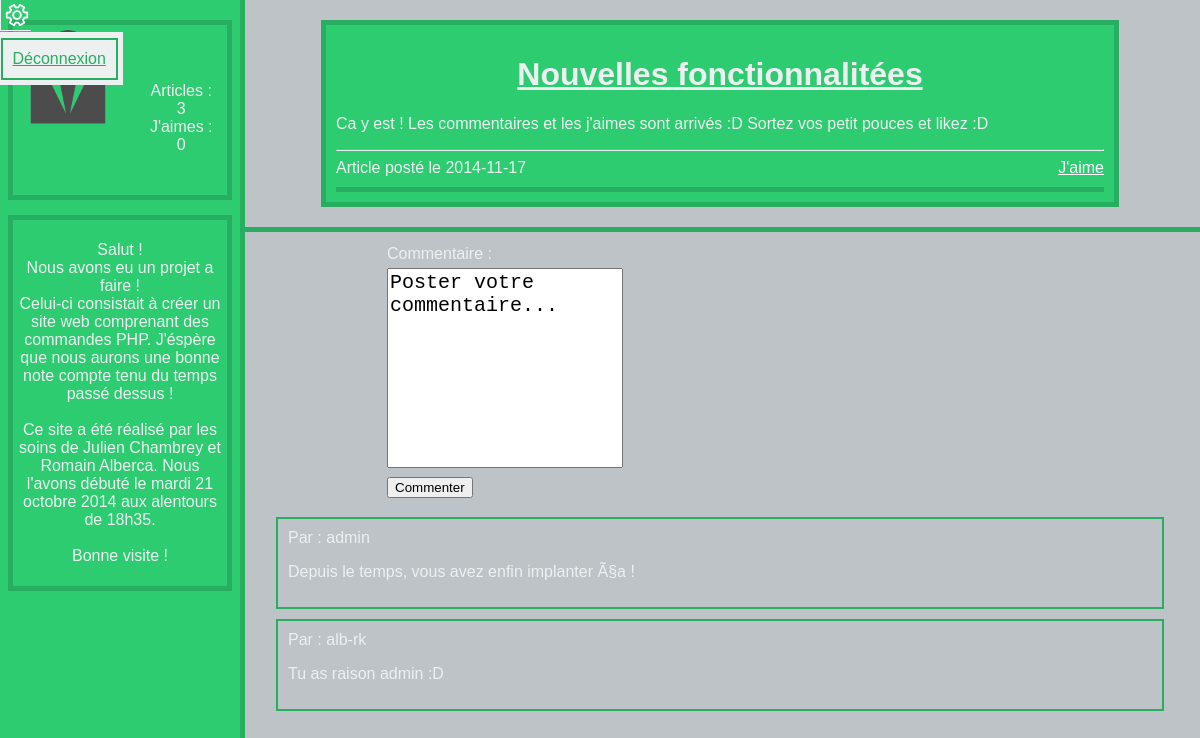
/views/articleView.php?id=26, run on the app's committed database.
### tables this page shows
CREATE TABLE `article` (
  `date_art` date NOT NULL,
`id_art` int(5) NOT NULL,
  `title` text NOT NULL,
  `content_art` text NOT NULL
);

CREATE TABLE `comment` (
  `id_comment` int(5) NOT NULL,
  `user_comment` varchar(12) NOT NULL,
  `date_comment` date DEFAULT NULL,
  `content_comment` text NOT NULL
);

### views/articleView.php (the view, shortened to what this page needs)
<html lang="fr-FR">
<head>
	<link rel="stylesheet" type="text/css" href="./design/style.css" />
</head>
<body>
	<div id="user_bar">
		<div class="configuration">
			<ul>
				<li>
					<a href="#/admin/">
						<img src="design/images/configuration.png" alt="Paramètres du site, direction vers le Panel Admin" />
					</a>
						<ul>
							<li><a href="index.php?controller=deconnexion">Déconnexion</a></li>
						</ul>
				</li>
			</ul>
		</div>
		<div class="user_informations">
			<div class="user_stats">
				<ul>
					<li>
						<br />
						<br />
					</li>
					<li>
						Articles :
						<br />
						<?php
						$requete="SELECT count(*) from article ";
						$result= @mysql_query($requete);
						$enreg = mysql_fetch_array($result);
						echo $enreg[0];
						?>
					</li>
					<li>
						J'aimes :
						<br />
						<?php
						$requete="SELECT count(*) from liked where user_like =";
						$requete=$requete."'".$_SESSION['pseudo']."'";
						$result= @mysql_query($requete);
						$enreg = mysql_fetch_array($result);
						echo $enreg[0];
						?>
					</li>
				</ul>
			</div>
		</div>
		<div class="user_description">
			<p>
				Salut !
				<br />
				Nous avons eu un projet a faire !
				<br />
				Celui-ci consistait à créer un site web comprenant des
				commandes PHP. J'éspère que nous aurons une bonne note
				compte tenu du temps passé dessus !
				<br />
				<br />
				Ce site a été réalisé par les soins de Julien Chambrey et
				Romain Alberca. Nous l'avons débuté le mardi 21 octobre 2014
				aux alentours de 18h35.
				<br />
				<br />
				Bonne visite !
			</p>
		</div>
	</div>
	<div id="wrapper">
		<div class="content">
			<?php
				$id=$_GET['id'];
				$requete= " SELECT * from article where id_art=".$id;
				$result= @mysql_query($requete);
				while($enreg = mysql_fetch_array($result)){
					$art="<div class=\"article\"><h1>".$enreg[2]."</h1>"."\n<p>".$enreg[3]."</p>"."<hr />Article posté le ".$enreg[0]."<span class= \"interactive\"><a href=\"index.php?controller=like&id=".$enreg[1]."\">J'aime</a></span></div><div class=\"divider\"></div>";
					echo $art;
				}
				?>
		</div>
			<div class="divider"></div>
			<div class="post_a_comment">
				<?php echo "<form method=\"POST\" action=\"index.php?controller=comment&id=".$id."\">";?>
					<table>
						<tr>
							<td>Commentaire :
								<br />
								<textarea name="content" required>Poster votre commentaire...</textarea>
						</tr>
						<tr>
							<td colspan="2">
								<input type="submit" value="Commenter" />
							</td>
						</tr>
					</table>
				</form>
			</div>
			<?php
				$requete="SELECT * from comment where id_comment=".$_GET['id'];
				$result= @mysql_query($requete);
				while($enreg = mysql_fetch_array($result)){
					$comm="<div class=\"comment\">Par : ".$enreg[1]."<br /><p>".$enreg[3]."</p></div>";
				echo $comm;
				}
				?>
		</div>
</body>
</html>

### design/style.css (style rules this page uses)
body { margin:0px; font-family: Tahoma, Arial, Helvetica; color:#ecf0f1; background-color: #bdc3c7; }
#user_bar { width:20%; height:100%; margin:0px 0px 10px 0px; background-color:#2ecc71; border-right:5px solid #27ae60; float:left; position: fixed; }
.configuration { width:30px; height:30px; color:green; float:right; border-bottom:1px solid #ecf0f1; border-left:1px solid #ecf0f1; position: absolute; }
.configuration ul { width:auto; height:20px; margin:4px 7px; padding:0px; display:block; position:absolute; background-color: #ecf0f1; z-index: 1000; }
.configuration ul li { margin:-6px -8px; padding:5px; display: block; position: absolute; }
.configuration ul li ul li { margin:0px; display:none; position: absolute; background:#ecf0f1; list-style: none; border:2px solid #27ae60; }
.configuration a, .configuration a:visited { color: #27ae60; }
.user_informations { width:85%; height: 160px; margin:20px auto auto; padding:5px; border:5px solid #27ae60; }
.user_stats { width:40%; float:right; }
.user_stats ul { width:100%; padding:0px; }
.user_stats ul li { width:100%; margin:0px; list-style: none; text-align: center; }
.user_description { width:85%; margin:15px auto; padding:5px; border:5px solid #27ae60; clear:both; text-align: center; }
#wrapper { width:80%; height:auto; min-height: 100%; margin:0px; padding:0px; background-color: #bdc3c7; float:right; }
.content { width:80%; height:auto; margin:20px auto; padding: 10px; background-color:#2ecc71; border:5px solid #27ae60; position: relative; }
.post_a_comment { width:70%; margin:10px auto; padding: 0px; text-align: center; }
.post_a_comment textarea { width:90%; height:200px; margin:5px auto; font-size:20px; resize:none; }
.comment { width:90%; margin:10px auto; padding: 10px; border:2px solid #27ae60; }
.article { width:100%; margin:10px 0px; padding:0px; }
.interactive { float:right; }
.divider { height:5px; background-color: #27ae60; }
a { color:white; }
h1 { text-align: center; text-decoration: underline; }

### data on the page
article: title "Nouvelles fonctionnalitées", content_art "Ca y est ! Les commentaires et les j'aimes sont arrivés :D Sortez vos petit pouces et likez :D", date_art "2014-11-17"
comment: user_comment "admin", content_comment "Depuis le temps, vous avez enfin implanter Ã§a !"
comment: user_comment "alb-rk", content_comment "Tu as raison admin :D"

### other printed values
$enreg[0] "3"
$enreg[0] "0"
